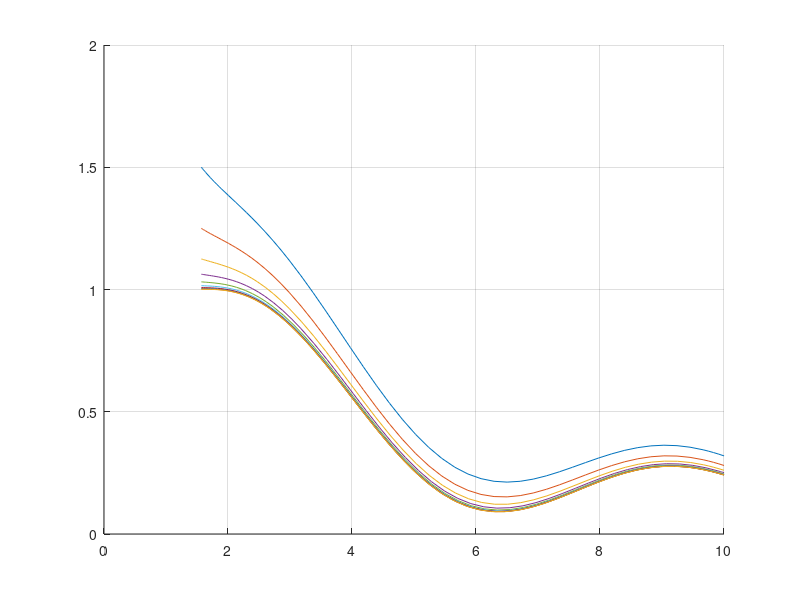

Here is the MATLAB script that generated this plot:
%dx/dt + (1/t)x = sin(t)/t; x(pi/2) = 1, epsiolon = .001


% ode = diff(x, t) == sin(t)/t - 1/t * x;
% epsilon = 0;
% cond = x(pi/2) == 1 + epsilon;
f = @(t, x) sin(t)/t - x/t;
interval = [pi/2 10];

[t1, x1] = ode45(f, interval, 1);
% [t2, x2] = ode45(f, interval, 1 - epsilon);
% [t3, x3] = ode45(f, interval, 1 + epsilon);

for j = 1:10
    epsilon = 2^(-j);
    [t,x] = ode45(f, interval, 1 + epsilon);
    hold on
    plot(t,x)
    grid on
    pause(1)
end